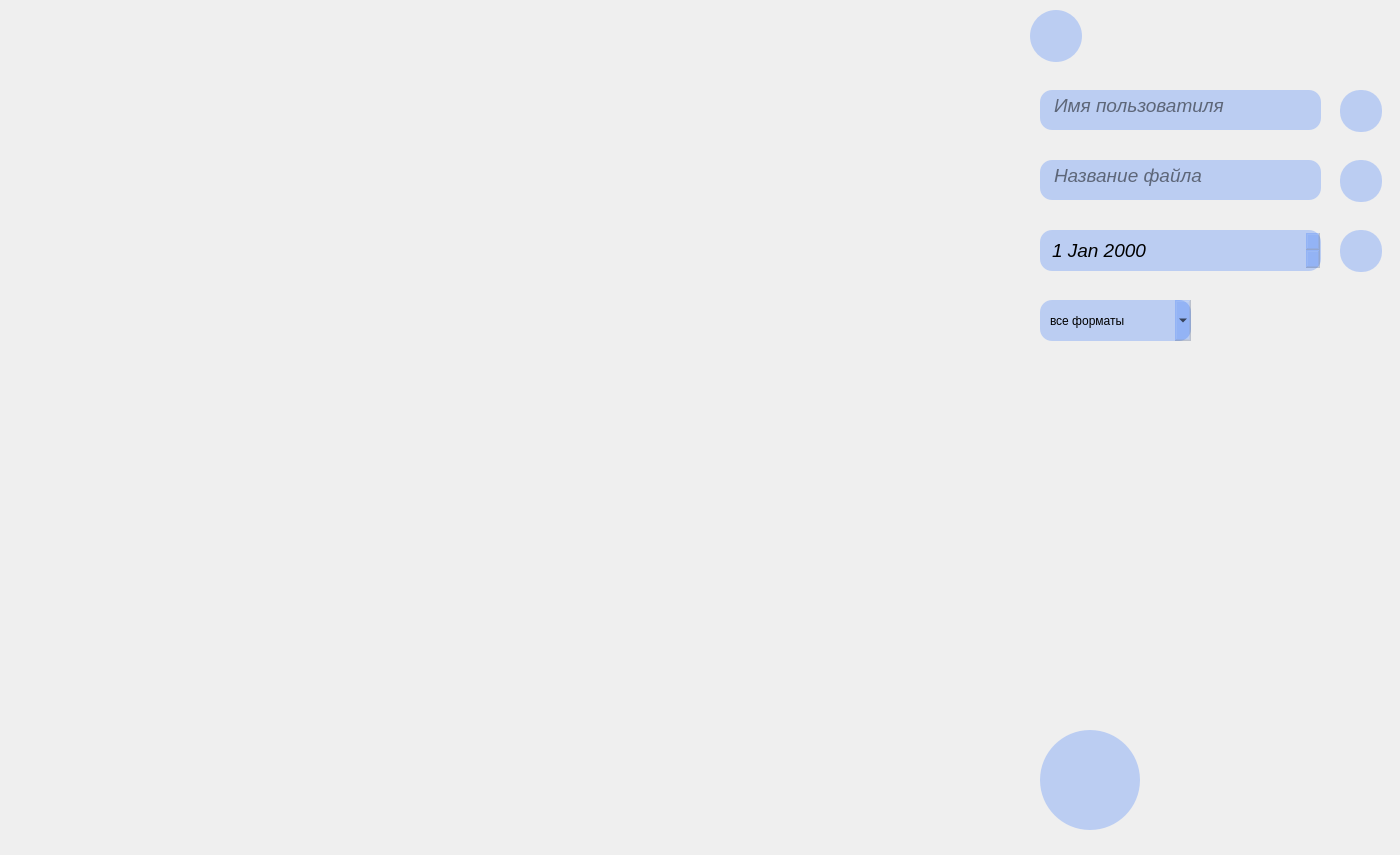
<?xml version="1.0" encoding="UTF-8"?>
<ui version="4.0">
 <class>Documents</class>
 <widget class="QWidget" name="Documents">
  <property name="geometry">
   <rect>
    <x>0</x>
    <y>0</y>
    <width>1400</width>
    <height>855</height>
   </rect>
  </property>
  <property name="minimumSize">
   <size>
    <width>1320</width>
    <height>0</height>
   </size>
  </property>
  <property name="maximumSize">
   <size>
    <width>16777215</width>
    <height>16777215</height>
   </size>
  </property>
  <property name="windowTitle">
   <string>Widget</string>
  </property>
  <property name="styleSheet">
   <string notr="true">
</string>
  </property>
  <widget class="QScrollArea" name="scrollArea">
   <property name="geometry">
    <rect>
     <x>-2</x>
     <y>-1</y>
     <width>1021</width>
     <height>870</height>
    </rect>
   </property>
   <property name="maximumSize">
    <size>
     <width>2222222</width>
     <height>16777215</height>
    </size>
   </property>
   <property name="styleSheet">
    <string notr="true">/* В QSS-файле или строке */
QScrollArea {
    border: none;
    background: transparent;
}

/* Вертикальная полоса прокрутки */
QScrollBar:vertical {
    width: 10px;
    background: #2c2c2c;
}

QScrollBar::handle:vertical {
    background: #606060;
    border-radius: 5px;
}

QScrollBar::add-line:vertical, QScrollBar::sub-line:vertical {
    background: none;
}

/* Горизонтальная полоса прокрутки */
QScrollBar:horizontal {
    height: 10px;
    background: #2c2c2c;
}

QScrollBar::handle:horizontal {
    background: #606060;
    border-radius: 5px;
}</string>
   </property>
   <property name="widgetResizable">
    <bool>true</bool>
   </property>
   <widget class="QWidget" name="scrollAreaWidgetContents">
    <property name="geometry">
     <rect>
      <x>0</x>
      <y>0</y>
      <width>1021</width>
      <height>870</height>
     </rect>
    </property>
   </widget>
  </widget>
  <widget class="QPushButton" name="createButton">
   <property name="geometry">
    <rect>
     <x>1040</x>
     <y>730</y>
     <width>100</width>
     <height>100</height>
    </rect>
   </property>
   <property name="cursor">
    <cursorShape>PointingHandCursor</cursorShape>
   </property>
   <property name="toolTip">
    <string>&lt;html&gt;&lt;head/&gt;&lt;body&gt;&lt;p align=&quot;justify&quot;&gt;&lt;span style=&quot; font-size:12pt;&quot;&gt;Создать новый документ&lt;/span&gt;&lt;/p&gt;&lt;/body&gt;&lt;/html&gt;</string>
   </property>
   <property name="whatsThis">
    <string>&lt;html&gt;&lt;head/&gt;&lt;body&gt;&lt;p&gt;&lt;span style=&quot; font-size:12pt;&quot;&gt;Создать новый документ&lt;/span&gt;&lt;/p&gt;&lt;/body&gt;&lt;/html&gt;</string>
   </property>
   <property name="styleSheet">
    <string notr="true">border-radius: 50%;
background-color: rgba(0, 85, 255, 55);</string>
   </property>
   <property name="text">
    <string/>
   </property>
   <property name="icon">
    <iconset theme="QIcon::ThemeIcon::DocumentNew"/>
   </property>
   <property name="iconSize">
    <size>
     <width>48</width>
     <height>48</height>
    </size>
   </property>
  </widget>
  <widget class="QPushButton" name="NameButton">
   <property name="geometry">
    <rect>
     <x>1340</x>
     <y>90</y>
     <width>42</width>
     <height>42</height>
    </rect>
   </property>
   <property name="maximumSize">
    <size>
     <width>100</width>
     <height>16777215</height>
    </size>
   </property>
   <property name="font">
    <font>
     <pointsize>20</pointsize>
     <italic>true</italic>
    </font>
   </property>
   <property name="styleSheet">
    <string notr="true">border-radius: 20px;
background-color: rgba(0, 85, 255, 55);</string>
   </property>
   <property name="text">
    <string/>
   </property>
   <property name="icon">
    <iconset theme="QIcon::ThemeIcon::EditFind"/>
   </property>
  </widget>
  <widget class="QTextEdit" name="nameTextEdit">
   <property name="geometry">
    <rect>
     <x>1040</x>
     <y>90</y>
     <width>281</width>
     <height>40</height>
    </rect>
   </property>
   <property name="maximumSize">
    <size>
     <width>300</width>
     <height>45</height>
    </size>
   </property>
   <property name="font">
    <font>
     <pointsize>14</pointsize>
     <italic>true</italic>
    </font>
   </property>
   <property name="styleSheet">
    <string notr="true">border-radius: 12px;
background-color: rgba(0, 85, 255, 55);
padding-left:10px</string>
   </property>
   <property name="placeholderText">
    <string>Имя пользоватиля</string>
   </property>
  </widget>
  <widget class="QPushButton" name="FileButton">
   <property name="geometry">
    <rect>
     <x>1340</x>
     <y>160</y>
     <width>42</width>
     <height>42</height>
    </rect>
   </property>
   <property name="maximumSize">
    <size>
     <width>100</width>
     <height>16777215</height>
    </size>
   </property>
   <property name="font">
    <font>
     <pointsize>20</pointsize>
     <italic>true</italic>
    </font>
   </property>
   <property name="styleSheet">
    <string notr="true">border-radius: 20px;
background-color: rgba(0, 85, 255, 55);</string>
   </property>
   <property name="text">
    <string/>
   </property>
   <property name="icon">
    <iconset theme="QIcon::ThemeIcon::EditFind"/>
   </property>
  </widget>
  <widget class="QTextEdit" name="FileTextEdit">
   <property name="geometry">
    <rect>
     <x>1040</x>
     <y>160</y>
     <width>281</width>
     <height>40</height>
    </rect>
   </property>
   <property name="maximumSize">
    <size>
     <width>300</width>
     <height>40</height>
    </size>
   </property>
   <property name="font">
    <font>
     <pointsize>14</pointsize>
     <italic>true</italic>
    </font>
   </property>
   <property name="toolTip">
    <string>&lt;html&gt;&lt;head/&gt;&lt;body&gt;&lt;p&gt;&lt;br/&gt;&lt;/p&gt;&lt;/body&gt;&lt;/html&gt;</string>
   </property>
   <property name="whatsThis">
    <string>&lt;html&gt;&lt;head/&gt;&lt;body&gt;&lt;p&gt;;;&lt;/p&gt;&lt;/body&gt;&lt;/html&gt;</string>
   </property>
   <property name="styleSheet">
    <string notr="true">border-radius: 12px;
background-color: rgba(0, 85, 255, 55);
padding-left:10px</string>
   </property>
   <property name="html">
    <string>&lt;!DOCTYPE HTML PUBLIC &quot;-//W3C//DTD HTML 4.0//EN&quot; &quot;http://www.w3.org/TR/REC-html40/strict.dtd&quot;&gt;
&lt;html&gt;&lt;head&gt;&lt;meta name=&quot;qrichtext&quot; content=&quot;1&quot; /&gt;&lt;meta charset=&quot;utf-8&quot; /&gt;&lt;style type=&quot;text/css&quot;&gt;
p, li { white-space: pre-wrap; }
hr { height: 1px; border-width: 0; }
li.unchecked::marker { content: &quot;\2610&quot;; }
li.checked::marker { content: &quot;\2612&quot;; }
&lt;/style&gt;&lt;/head&gt;&lt;body style=&quot; font-family:'Noto Sans'; font-size:14pt; font-weight:400; font-style:italic;&quot;&gt;
&lt;p style=&quot;-qt-paragraph-type:empty; margin-top:0px; margin-bottom:0px; margin-left:0px; margin-right:0px; -qt-block-indent:0; text-indent:0px;&quot;&gt;&lt;br /&gt;&lt;/p&gt;&lt;/body&gt;&lt;/html&gt;</string>
   </property>
   <property name="placeholderText">
    <string>Название файла</string>
   </property>
  </widget>
  <widget class="QDateEdit" name="dateEdit">
   <property name="geometry">
    <rect>
     <x>1040</x>
     <y>230</y>
     <width>281</width>
     <height>41</height>
    </rect>
   </property>
   <property name="font">
    <font>
     <pointsize>14</pointsize>
     <italic>true</italic>
    </font>
   </property>
   <property name="styleSheet">
    <string notr="true">border-radius: 12px;
background-color: rgba(0, 85, 255, 55);
padding-left:10px</string>
   </property>
  </widget>
  <widget class="QPushButton" name="DataButton">
   <property name="geometry">
    <rect>
     <x>1340</x>
     <y>230</y>
     <width>42</width>
     <height>42</height>
    </rect>
   </property>
   <property name="maximumSize">
    <size>
     <width>100</width>
     <height>16777215</height>
    </size>
   </property>
   <property name="font">
    <font>
     <pointsize>20</pointsize>
     <italic>true</italic>
    </font>
   </property>
   <property name="styleSheet">
    <string notr="true">border-radius: 20px;
background-color: rgba(0, 85, 255, 55);</string>
   </property>
   <property name="text">
    <string/>
   </property>
   <property name="icon">
    <iconset theme="QIcon::ThemeIcon::EditFind"/>
   </property>
  </widget>
  <widget class="QComboBox" name="comboBox">
   <property name="geometry">
    <rect>
     <x>1040</x>
     <y>300</y>
     <width>151</width>
     <height>41</height>
    </rect>
   </property>
   <property name="styleSheet">
    <string notr="true">border-radius: 12px;
background-color: rgba(0, 85, 255, 55);
padding-left:10px</string>
   </property>
   <item>
    <property name="text">
     <string>все форматы</string>
    </property>
   </item>
   <item>
    <property name="text">
     <string>.doxc</string>
    </property>
   </item>
   <item>
    <property name="text">
     <string>.pdf</string>
    </property>
   </item>
   <item>
    <property name="text">
     <string>.xlsx</string>
    </property>
   </item>
   <item>
    <property name="text">
     <string>.pptx</string>
    </property>
   </item>
   <item>
    <property name="text">
     <string>.txt</string>
    </property>
   </item>
   <item>
    <property name="text">
     <string>.csv</string>
    </property>
   </item>
   <item>
    <property name="text">
     <string>.odt</string>
    </property>
   </item>
   <item>
    <property name="text">
     <string>.ods</string>
    </property>
   </item>
   <item>
    <property name="text">
     <string>.odp</string>
    </property>
   </item>
   <item>
    <property name="text">
     <string>.jpg</string>
    </property>
   </item>
   <item>
    <property name="text">
     <string>.png</string>
    </property>
   </item>
  </widget>
  <widget class="QPushButton" name="update">
   <property name="geometry">
    <rect>
     <x>1030</x>
     <y>10</y>
     <width>52</width>
     <height>52</height>
    </rect>
   </property>
   <property name="styleSheet">
    <string notr="true">border-radius: 26px;
background-color: rgba(0, 85, 255, 55);</string>
   </property>
   <property name="text">
    <string/>
   </property>
   <property name="icon">
    <iconset theme="QIcon::ThemeIcon::ViewRefresh"/>
   </property>
   <property name="iconSize">
    <size>
     <width>32</width>
     <height>32</height>
    </size>
   </property>
  </widget>
 </widget>
 <resources/>
 <connections/>
</ui>
